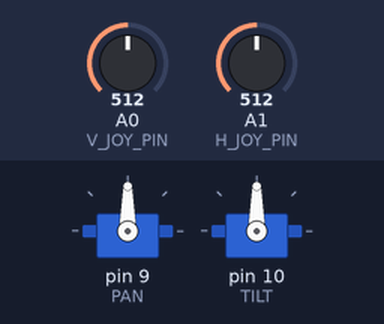
Bench run of a sketch on a simulated Arduino Uno, built with avr-gcc and run on an emulated ATmega328P. On the bench: 2 × servo. The inputs (shaded band) are chosen by the test bench; at power-on: A0 (V_JOY_PIN) = 512, A1 (H_JOY_PIN) = 512.

Above: at 1.2 s.
1.3 s: A0 (V_JOY_PIN) set to 554
2.8 s: A0 (V_JOY_PIN) set to 571
At 4.04 s:
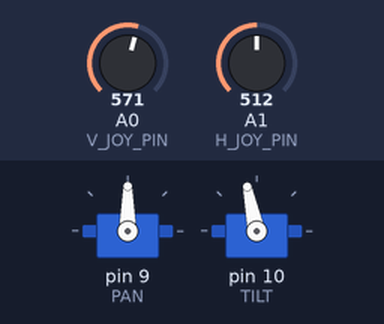
5.8 s: A1 (H_JOY_PIN) set to 716
At 6.25 s:
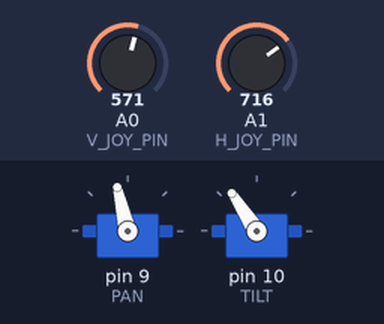
At 6.86 s:
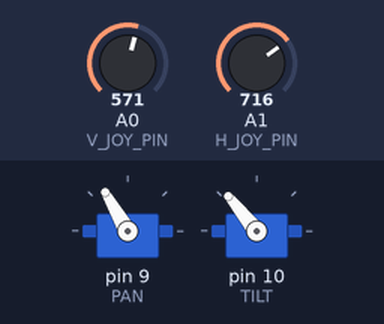
8.8 s: A1 (H_JOY_PIN) set to 122
11.8 s: A0 (V_JOY_PIN) set to 122
14.8 s: A1 (H_JOY_PIN) set to 555
16.3 s: A1 (H_JOY_PIN) set to 571
At 16.5 s:
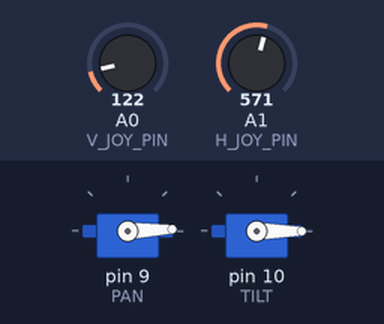
Timing chart, 0 to 22.0 s (numbered marks = the images above; inputs shaded):
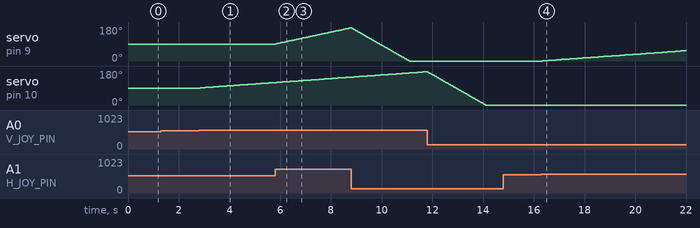

The sketch:

panTiltIncremental.ino
```cpp
/***********************************************************************************
 *     ______            RobotGeek Pan and Tilt Demo              ______
 *      |  |            Incremental  Analog Control                |  |
 *      |__|_   _                                            _    _|__|
 *      |____|__|                                            |___|____|
 *  The following sketch will allow you to control a Desktop RobotTurret v3 using
 *  the included RobotGeek Joysticl and RobotGeek Pushbutton
 *
 *  Products
 *    http://www.robotgeek.com/robotgeek-pantilt.aspx
 *    http://www.robotgeek.com/robotgeek-geekduino-sensor-kit
 *    http://www.robotgeek.com/robotgeek-joystick
 *    http://www.robotgeek.com/p/power-supply-6vdc-2a.aspx
 *
 *
 *  Wiring
 *    Pan Servo - Digital Pin 9
 *    Tilt Servo - Digital Pin 10
 *
 *    Joystick1(Vertica)l   - Analog Pin 0
 *    Joystick2(Horizontal) - Analog Pin 1
 *    Jumper for pins 9/10/11 should be set to 'VIN'
 *
 *    NOTE: It is possible to control both pan and tilt with one joystick - this
 *          demo uses 2 for ease of use
 *
 *  Control Behavior:
 *    Moving the joysticks will incrementally move the servo. This means that when you
 *    release the joystick to its 'home' position, the servo will stay in the last place
 *    it was. This allows for fine control over the servo's position.
 *    The Horizontal Joystick will incrementaly move the Pan Servo
 *    The Vertical Joystick will incrementaly move the Tilt Servo
 *
 *  External Resources
 *
 ***********************************************************************************/
//Includes
#include <Servo.h>   //servo library to help control the servos

//Defines
#define PAN 9         //Pan Servo Digital Pin
#define TILT 10       //Tilt Servo Digital Pin

#define H_JOY_PIN 1              //Horizontal Joystick Analog Pin
#define V_JOY_PIN 0              //Vertical Joystick Analog Pin

//generic deadband limits - not all joystics will center at 512, so these limits remove 'drift' from joysticks that are off-center.
#define DEADBANDLOW 482   //decrease this value if drift occurs, increase it to increase sensitivity around the center position
#define DEADBANDHIGH 542  //increase this value if drift occurs, decrease it to increase sensitivity around the center position

//max/min puse values in microseconds to send to the servo
#define PAN_MIN      600  //full counterclockwise for RobotGeek 180 degree servo
#define PAN_MAX      2400 //full clockwise for RobotGeek 180 degree servo
#define TILT_MIN  600     //full counterclockwise for RobotGeek 180 degree servo
#define TILT_MAX  2400    //full clockwise for RobotGeek 180 degree servo

Servo panServo, tiltServo;        // create servo objects to control the pan and tilt servos
int horizontalValue, verticalValue;             //variables to hold the last reading from the analog pins for the horizontal and vertical joystick. The value will be between 0 and 1023
int horizontalValueMapped, verticalValueMapped; //the joystick values will be changed (or 'mapped') to new values to be sent to the servos.

int panValue = 1500;   //current positional value being sent to the pan servo. Start at the 'centered' position
int tiltValue = 1500;  //current positional value being sent to the tilt servo. Start at the 'centered' position

int speed = 10;        //alter this value to change the speed of the system. Higher values mean higher speeds

void setup()
{
  //initialize servos
  panServo.attach(PAN, PAN_MIN, PAN_MAX);  // attaches/activates the pan servo on pin PAN
  tiltServo.attach(TILT, TILT_MIN, TILT_MAX);  // attaches/activates the tilt servo

  //Analog pins do not need to be initialized

  //use the writeMicroseconds to set the servos to their default positions
  panServo.writeMicroseconds(panValue);
  tiltServo.writeMicroseconds(tiltValue);

}

void loop()
{

  /**************Servo Positions *******************************/
  //read the values from the analog sensors/joysticks
   horizontalValue = analogRead(H_JOY_PIN);
   verticalValue = analogRead(V_JOY_PIN);


   //only update the shoulder joint if the joystick is outside the deadzone (i.e. moved oustide the center position)
   if(horizontalValue > DEADBANDHIGH || horizontalValue < DEADBANDLOW)
   {
     horizontalValueMapped = map(horizontalValue, 0, 1023, speed, -speed); //Map analog value from native joystick value (0 to 1023) to incremental change (speed to -speed). Note that the program is mapping inversely - this is to allow the joystick movement to match the servo movement
     panValue = panValue - horizontalValueMapped; //add mapped shoulder joystick value to present Shoulder Value (positive values of joyShoulderMapped will increase the position, negative values will decrease the position)  Note that the program is mapping inversely - this is to allow the joystick movement to match the servo movement

     //even though the servos have min/max value built in when servo.attach() was called, the program must still keep the
     //panValue variable within the min/max bounds, or the turret may become unresponsive
     panValue = max(panValue, PAN_MIN);  //use the max() function to make sure the value never falls below PAN_MIN (0 degrees)
     panValue = min(panValue, PAN_MAX);  //use the min() function to make sute the value never goes above PAN_MAX (180 degrees)
   }

   //only update the shoulder joint if the joystick is outside the deadzone (i.e. moved oustide the center position)
   if(verticalValue > DEADBANDHIGH || verticalValue < DEADBANDLOW)
   {
     verticalValueMapped = map(verticalValue, 0, 1023, speed, -speed); //Map analog value from native joystick value (0 to 1023) to incremental change (speed to -speed)
     tiltValue = tiltValue - verticalValueMapped; //add mapped shoulder joystick value to present Shoulder Value (positive values of joyShoulderMapped will increase the position, negative values will decrease the position)

     //even though the servos have min/max value built in when servo.attach() was called, the program must still keep the
     //tiltValue variable within the min/max bounds, or the turret may become unresponsive
     tiltValue = max(tiltValue, TILT_MIN);//use the max() function to make sure the value never falls below TILT_MIN(0 degrees)
     tiltValue = min(tiltValue, TILT_MAX);//use the min() function to make sute the value never goes above TILT_MAX  (180 degrees)
   }

  //use the writeMicroseconds to set the servos to their new positions
  panServo.writeMicroseconds(panValue);
  tiltServo.writeMicroseconds(tiltValue);

  delay(10); // waits for the servo to get to they're position before continuing
}
```

Measured:
- the behaviour switches between 562 and 563 on A0 (V_JOY_PIN) (found by bisection; images 0 and 1)
- after the input at 1.3 s, every drawn part: stays the same
- after the input at 2.8 s, servo on pin 10 (TILT): moves from 90° to 119° over 2.9 s, starting at once
- after the input at 5.8 s, servo on pin 9 (PAN): moves from 90° to 176° over 3.0 s, starting at once
- after the input at 14.8 s, every drawn part: stays the same
- after the input at 16.3 s, servo on pin 9 (PAN): moves from 0° to 54° over 5.5 s, starting after 0.05 s
